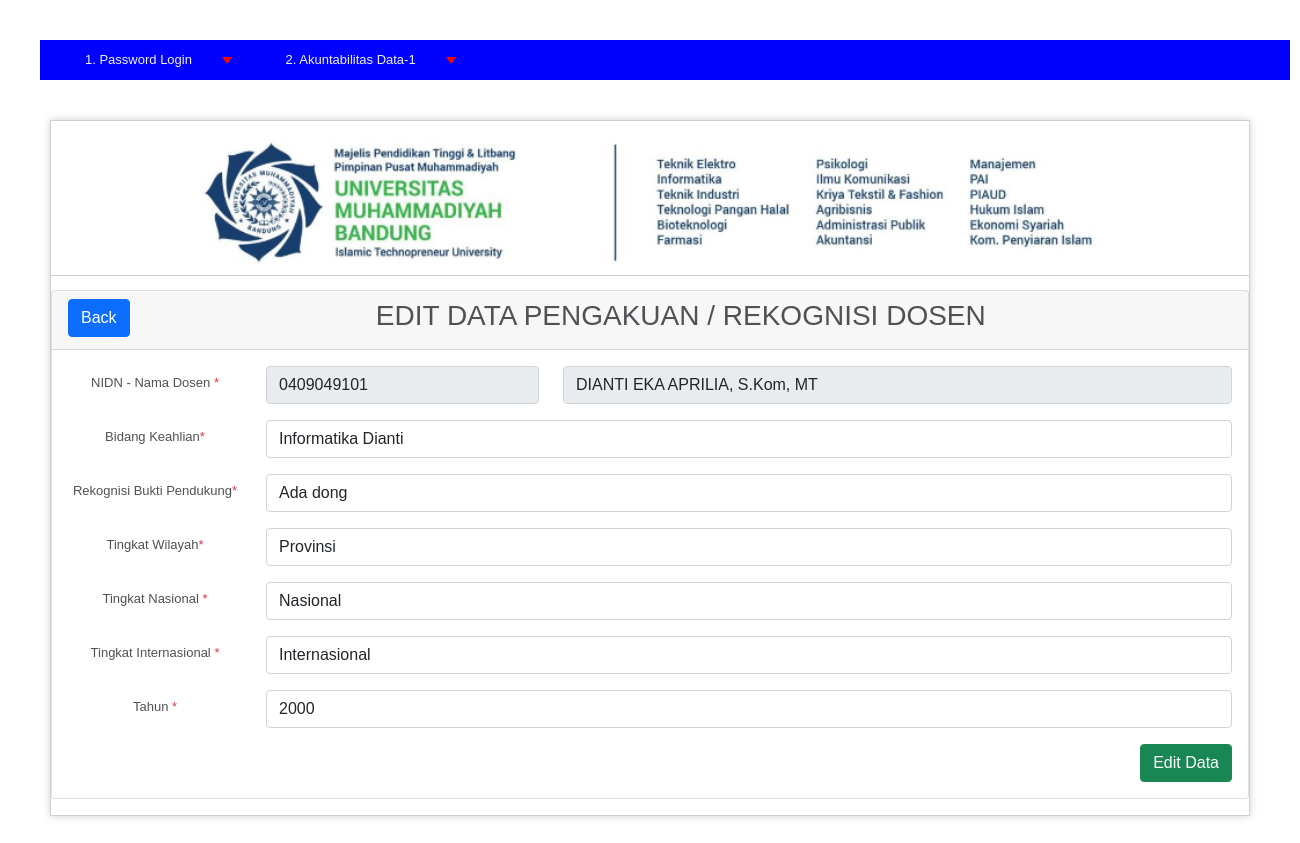
Page /index.php/C03_tb_3b1/edit/5 on the committed database.
### application/controllers/C03_tb_3b1.php (called while the page is built, shortened)
<?php
class C03_tb_3b1 extends CI_Controller
{
    public function __construct()
    {
        $this->load->model("M03_tb_3b1");
        $this->load->library('form_validation');
    }
    public function edit($id = null)
    {
        $M03_tb_3b1 = $this->M03_tb_3b1;
        $data["tb_3b1"] = $M03_tb_3b1->getById($id);
        $this->load->view("V03_tb-3b1_3b41/V03_tb_3b1_edit", $data);
    }
}

### index.php (called while the page is built, shortened)
<?php
require_once BASEPATH.'core/CodeIgniter.php';

### application/models/M03_tb_3b1.php (called while the page is built, shortened)
<?php defined('BASEPATH') OR exit('No direct script access allowed');
class M03_tb_3b1 extends CI_Model
{
    private $_table = "tb-3b1";
    public function getById($id)
    {
        return $this->db->get_where($this->_table, ["id" => $id])->row();
    }
}

### application/views/V03_tb-3b1_3b41/V03_tb_3b1_edit.php (the view, shortened to what this page needs)
<!doctype html>
<html lang="en">
  <head>
    <link href="https://cdn.jsdelivr.net/npm/bootstrap@5.1.3/dist/css/bootstrap.min.css" rel="stylesheet">
    <link href="https://cdnjs.cloudflare.com/ajax/libs/twitter-bootstrap/5.0.1/css/bootstrap.min.css" rel="stylesheet">
    <link href="https://cdn.datatables.net/1.11.4/css/dataTables.bootstrap5.min.css" rel="stylesheet">
    <link href="https://cdn.datatables.net/buttons/2.2.2/css/buttons.dataTables.min.css" rel="stylesheet">
  </head>
  <body>
    <div class="card mb-3">
        <div class="card-header">
            <a href="<?php echo site_url('/C03_tb_3b1/index') ?>" class="btn btn-primary float-start">Back</a> <h3>EDIT DATA PENGAKUAN / REKOGNISI DOSEN</h3>
        </div>
        <div class="card-body">
            <form action="" method="post" enctype="multipart/form-data" >
                <div class="mb-3 row">
                    <label for="txt_nama_dosen" class="col-sm-2 col-form-label">NIDN - Nama Dosen <span class="text-danger">*</span></label>
                    <div class="col-sm-3">
                        <input readonly class="form-control <?php echo form_error('txt_nama_dosen') ? 'is-invalid':'' ?>" type="text"
                                name="txt_nama_dosen" placeholder="Nama Lengkap Dosen"
                                value="<?php echo $tb_3b1->nidn ?>"/>
                    </div>
                    <div class="col-sm-7">
                        <input readonly class="form-control <?php echo form_error('txt_nama_dosen_asli') ? 'is-invalid':'' ?>" type="text"
                                name="txt_nama_dosen_asli" placeholder="Nama Lengkap Dosen"
                                value="<?php echo $tb_3b1->nama_dosen ?>"/>
                    </div>
                </div>
                <div class="mb-3 row">
                    <label for="txt_bidang_keahlian" class="col-sm-2 col-form-label">Bidang Keahlian<span class="text-danger">*</span></label>
                    <div class="col-sm-10">
                        <input class="form-control <?php echo form_error('txt_bidang_keahlian') ? 'is-invalid':'' ?>" type="text"
                                name="txt_bidang_keahlian"
                                placeholder="Bidang Keahlian"
                                value="<?php echo $tb_3b1->bidang_keahlian ?>"/>
                    </div>
                </div>
                <div class="mb-3 row">
                    <label for="txt_rekognisi_dan_bukti_pendukung" class="col-sm-2 col-form-label">Rekognisi Bukti Pendukung<span class="text-danger">*</span></label>
                    <div class="col-sm-10">
                        <input class="form-control <?php echo form_error('txt_rekognisi_dan_bukti_pendukung') ? 'is-invalid':'' ?>" type="text"
                                name="txt_rekognisi_dan_bukti_pendukung"
                                placeholder="Rekognisi Dan Bukti Pendukung"
                                value="<?php echo $tb_3b1->rekognisi_dan_bukti_pendukung ?>"/>
                    </div>
                </div>
                <div class="mb-3 row">
                    <label for="txt_tingkat_wilayah" class="col-sm-2 col-form-label">Tingkat Wilayah<span class="text-danger">*</span></label>
                    <div class="col-sm-10">
                        <input class="form-control <?php echo form_error('txt_tingkat_wilayah') ? 'is-invalid':'' ?>" type="text"
                                name="txt_tingkat_wilayah"
                                placeholder="Tingkat Wilayah"
                                value="<?php echo $tb_3b1->tingkat_wilayah ?>"/>
                    </div>
                </div>
                <div class="mb-3 row">
                    <label for="txt_tingkat_nasional" class="col-sm-2 col-form-label">Tingkat Nasional <span class="text-danger">*</span></label>
                    <div class="col-sm-10">
                        <input class="form-control <?php echo form_error('txt_tingkat_nasional') ? 'is-invalid':'' ?>" type="text"
                                name="txt_tingkat_nasional"
                                placeholder="Tingkat Nasional"
                                value="<?php echo $tb_3b1->tingkat_nasional ?>"/>
                    </div>
                </div>
                <div class="mb-3 row">
                    <label for="txt_tingkat_internasional" class="col-sm-2 col-form-label">Tingkat Internasional <span class="text-danger">*</span></label>
                    <div class="col-sm-10">
                        <input class="form-control <?php echo form_error('txt_tingkat_internasional') ? 'is-invalid':'' ?>" type="text"
                                name="txt_tingkat_internasional"
                                placeholder="Tingkat Internasional"
                                value="<?php echo $tb_3b1->tingkat_internasional ?>"/>
                    </div>
                </div>
                <div class="mb-3 row">
                    <label for="txt_tahun" class="col-sm-2 col-form-label">Tahun <span class="text-danger">*</span></label>
                    <div class="col-sm-10">
                        <input class="form-control <?php echo form_error('txt_tahun') ? 'is-invalid':'' ?>" type="text"
                                name="txt_tahun"
                                placeholder="Tahun (YYYY)"
                                value="<?php echo $tb_3b1->tahun ?>"/>
                    </div>
                </div>
                <input class="btn btn-success float-end" type="submit" name="btn" value="Edit Data" />
            </form>
        </div>
    </div>
  </body>
</html>

### css/background_01.css (style rules this page uses)
body { background-color: #fff; margin: 40px; font: 13px/20px normal Helvetica, Arial, sans-serif; color: #4F5155; }

### rows in the picture
tb-3b1: txt_nama_dosen "0409049101", txt_nama_dosen_asli "DIANTI EKA APRILIA, S.Kom, MT", txt_bidang_keahlian "Informatika Dianti", txt_rekognisi_dan_bukti_pendukung "Ada dong", txt_tingkat_wilayah "Provinsi", txt_tingkat_nasional "Nasional", txt_tingkat_internasional "Internasional", txt_tahun "2000"
